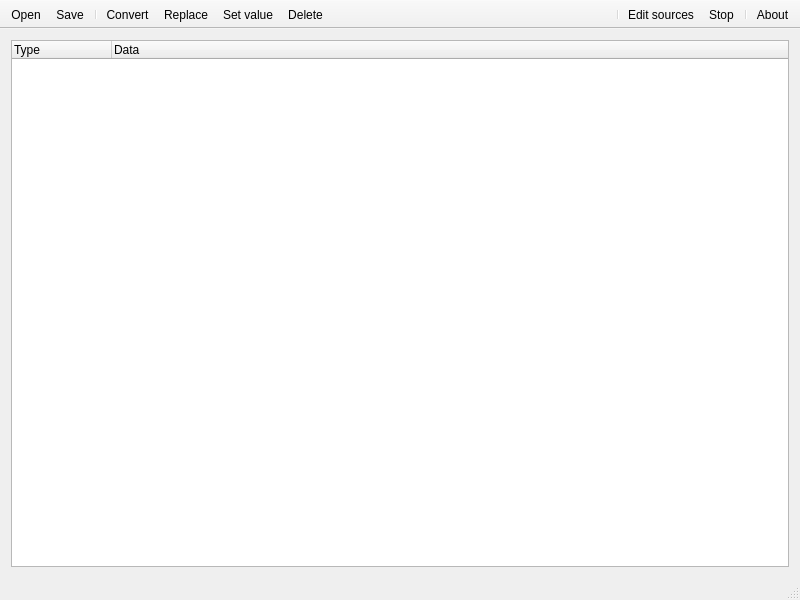
<?xml version="1.0" encoding="UTF-8"?>
<ui version="4.0">
 <class>MainWindow</class>
 <widget class="QMainWindow" name="MainWindow">
  <property name="geometry">
   <rect>
    <x>0</x>
    <y>0</y>
    <width>800</width>
    <height>600</height>
   </rect>
  </property>
  <property name="windowTitle">
   <string>K-Converter</string>
  </property>
  <property name="windowIcon">
   <iconset theme="system-run">
    <normaloff>.</normaloff>.</iconset>
  </property>
  <widget class="QWidget" name="centralWidget">
   <layout class="QGridLayout" name="gridLayout">
    <item row="0" column="0">
     <widget class="QTreeWidget" name="Tree">
      <column>
       <property name="text">
        <string>Type</string>
       </property>
      </column>
      <column>
       <property name="text">
        <string>Data</string>
       </property>
      </column>
     </widget>
    </item>
   </layout>
  </widget>
  <widget class="QToolBar" name="actionTools">
   <property name="windowTitle">
    <string>Actions</string>
   </property>
   <property name="movable">
    <bool>false</bool>
   </property>
   <property name="floatable">
    <bool>false</bool>
   </property>
   <attribute name="toolBarArea">
    <enum>TopToolBarArea</enum>
   </attribute>
   <attribute name="toolBarBreak">
    <bool>false</bool>
   </attribute>
   <addaction name="actionOpen"/>
   <addaction name="actionSave"/>
   <addaction name="separator"/>
   <addaction name="actionConvert"/>
   <addaction name="actionReplace"/>
   <addaction name="actionSetvalue"/>
   <addaction name="actionDelete"/>
  </widget>
  <widget class="QStatusBar" name="statusBar"/>
  <widget class="QToolBar" name="optionTools">
   <property name="windowTitle">
    <string>Options</string>
   </property>
   <property name="layoutDirection">
    <enum>Qt::RightToLeft</enum>
   </property>
   <property name="movable">
    <bool>false</bool>
   </property>
   <property name="floatable">
    <bool>false</bool>
   </property>
   <attribute name="toolBarArea">
    <enum>TopToolBarArea</enum>
   </attribute>
   <attribute name="toolBarBreak">
    <bool>false</bool>
   </attribute>
   <addaction name="actionAbout"/>
   <addaction name="separator"/>
   <addaction name="actionStop"/>
   <addaction name="actionEdit"/>
   <addaction name="separator"/>
  </widget>
  <action name="actionConvert">
   <property name="icon">
    <iconset theme="system-run">
     <normaloff>.</normaloff>.</iconset>
   </property>
   <property name="text">
    <string>Convert</string>
   </property>
   <property name="shortcut">
    <string>F5</string>
   </property>
  </action>
  <action name="actionEdit">
   <property name="icon">
    <iconset theme="preferences-system">
     <normaloff>.</normaloff>.</iconset>
   </property>
   <property name="text">
    <string>Edit sources</string>
   </property>
   <property name="shortcut">
    <string>F2</string>
   </property>
  </action>
  <action name="actionOpen">
   <property name="icon">
    <iconset theme="document-open">
     <normaloff>.</normaloff>.</iconset>
   </property>
   <property name="text">
    <string>Open</string>
   </property>
   <property name="shortcut">
    <string>Ctrl+O</string>
   </property>
  </action>
  <action name="actionSave">
   <property name="icon">
    <iconset theme="document-save">
     <normaloff>.</normaloff>.</iconset>
   </property>
   <property name="text">
    <string>Save</string>
   </property>
   <property name="shortcut">
    <string>Ctrl+S</string>
   </property>
  </action>
  <action name="actionReplace">
   <property name="icon">
    <iconset theme="edit-find-replace">
     <normaloff>.</normaloff>.</iconset>
   </property>
   <property name="text">
    <string>Replace</string>
   </property>
   <property name="shortcut">
    <string>Ctrl+F</string>
   </property>
  </action>
  <action name="actionStop">
   <property name="icon">
    <iconset theme="stop">
     <normaloff>.</normaloff>.</iconset>
   </property>
   <property name="text">
    <string>Stop</string>
   </property>
   <property name="shortcut">
    <string>Esc</string>
   </property>
  </action>
  <action name="actionSetvalue">
   <property name="icon">
    <iconset theme="edit-paste">
     <normaloff>.</normaloff>.</iconset>
   </property>
   <property name="text">
    <string>Set value</string>
   </property>
   <property name="shortcut">
    <string>Ctrl+H</string>
   </property>
  </action>
  <action name="actionAbout">
   <property name="icon">
    <iconset theme="help-about">
     <normaloff>.</normaloff>.</iconset>
   </property>
   <property name="text">
    <string>About</string>
   </property>
   <property name="shortcut">
    <string>F1</string>
   </property>
  </action>
  <action name="actionDelete">
   <property name="icon">
    <iconset theme="edit-delete"/>
   </property>
   <property name="text">
    <string>Delete</string>
   </property>
  </action>
 </widget>
 <layoutdefault spacing="6" margin="11"/>
 <resources/>
 <connections>
  <connection>
   <sender>actionConvert</sender>
   <signal>triggered()</signal>
   <receiver>MainWindow</receiver>
   <slot>ConvertActionClicked()</slot>
   <hints>
    <hint type="sourcelabel">
     <x>-1</x>
     <y>-1</y>
    </hint>
    <hint type="destinationlabel">
     <x>199</x>
     <y>149</y>
    </hint>
   </hints>
  </connection>
  <connection>
   <sender>actionEdit</sender>
   <signal>triggered()</signal>
   <receiver>MainWindow</receiver>
   <slot>EditActionClicked()</slot>
   <hints>
    <hint type="sourcelabel">
     <x>-1</x>
     <y>-1</y>
    </hint>
    <hint type="destinationlabel">
     <x>199</x>
     <y>149</y>
    </hint>
   </hints>
  </connection>
  <connection>
   <sender>actionOpen</sender>
   <signal>triggered()</signal>
   <receiver>MainWindow</receiver>
   <slot>OpenActionClicked()</slot>
   <hints>
    <hint type="sourcelabel">
     <x>-1</x>
     <y>-1</y>
    </hint>
    <hint type="destinationlabel">
     <x>199</x>
     <y>149</y>
    </hint>
   </hints>
  </connection>
  <connection>
   <sender>actionSave</sender>
   <signal>triggered()</signal>
   <receiver>MainWindow</receiver>
   <slot>SaveActionClicked()</slot>
   <hints>
    <hint type="sourcelabel">
     <x>-1</x>
     <y>-1</y>
    </hint>
    <hint type="destinationlabel">
     <x>199</x>
     <y>149</y>
    </hint>
   </hints>
  </connection>
 </connections>
 <slots>
  <slot>ConvertActionClicked()</slot>
  <slot>EditActionClicked()</slot>
  <slot>OpenActionClicked()</slot>
  <slot>SaveActionClicked()</slot>
 </slots>
</ui>
